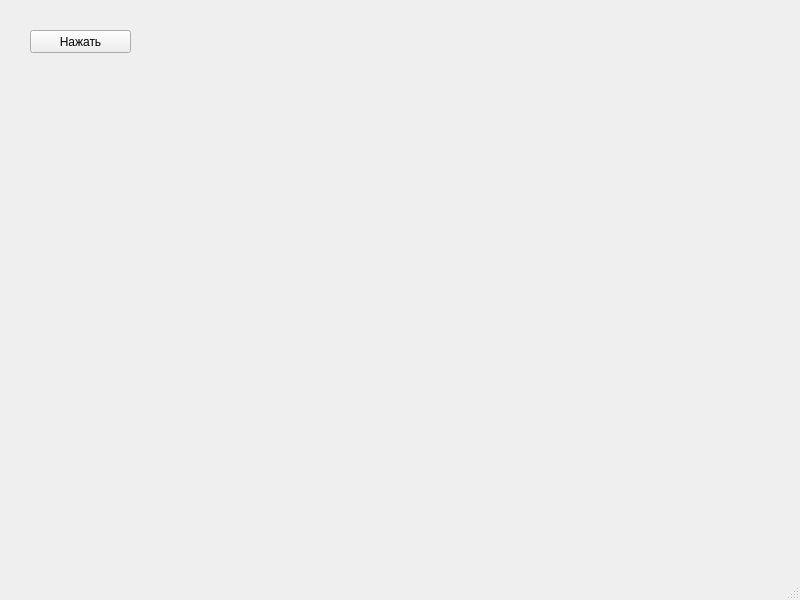
<?xml version="1.0" encoding="UTF-8"?>
<ui version="4.0">
 <class>MainWindow</class>
 <widget class="QMainWindow" name="MainWindow">
  <property name="geometry">
   <rect>
    <x>0</x>
    <y>0</y>
    <width>800</width>
    <height>600</height>
   </rect>
  </property>
  <property name="windowTitle">
   <string>MainWindow</string>
  </property>
  <widget class="QWidget" name="centralwidget">
   <widget class="QPushButton" name="pushButton">
    <property name="geometry">
     <rect>
      <x>30</x>
      <y>30</y>
      <width>101</width>
      <height>23</height>
     </rect>
    </property>
    <property name="text">
     <string>Нажать</string>
    </property>
   </widget>
  </widget>
  <widget class="QMenuBar" name="menubar">
   <property name="geometry">
    <rect>
     <x>0</x>
     <y>0</y>
     <width>800</width>
     <height>21</height>
    </rect>
   </property>
  </widget>
  <widget class="QStatusBar" name="statusbar"/>
 </widget>
 <resources/>
 <connections/>
</ui>
